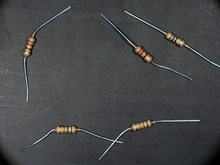
%> input picture images/black_1.png, 220 x 165 px, shrunk from 1280 x 960 before the run, given in place of white_30.png, which was not available
$ octave testall.m   (GNU Octave 9; MATLAB toolbox functions it lacks are replaced by stand-ins)
%> lines starting %> are read from the running program, lines starting %| are printed output that depends on the picture; in (x1, y1, x2, y2) boxes, pixels count from 0 and x2, y2 are one past the last pixel; in counts of white or black regions, pixels touching at a corner belong together; the program's own positions count from 1; pictures that were not available may be replaced by others from this repository, and a replacement may not be noted
### src/DetectResistors.m
function [resistors err] = DetectResistors(imCol, template)
% Function detect resistor in image
% Input:
% - imCol - color image
% - template - template of resistor
% Output:
%

% ======================= Constant =======================
seOpen = strel('square', 5);
seClose = strel('square', 8);
AREA_SIZE = 0.65;               % minimal part of template area is accepted as resistor
Tsat = 0.22;                    % threshold for convert to binary image - saturation from HSV
resL = size(template,2);        % resistor lenght in pixel
resD = size(template,1);        % resistor diameter in pixel
vArea = 30;                     % virtual area, use for matching beetwen template and test subarea, sometimes template is bigger than found area,
vAreaD = 10;                    % virtual area diameter, only for finding potential areas with resistor
wArea = sum(sum(template > 0)); % count of pixel in resistor
err = 0;

resistors = struct('resistor',[],'value',[],'center',[],'angle',[],'mask',[],'boundary',[],'lblPos',[],'lblRot',[]);

% ========= Detection big area in image from HSV ==========
Ihsv = rgb2hsv(imCol);
imBin = Ihsv(:,:,2) > Tsat;     % From saturation
imBin = imopen(imBin, seOpen);
imBin = imclose(imBin, seClose);

% Detecting and filtering area
areasLabel = bwlabel(imBin);
s  = regionprops(areasLabel,'BoundingBox');
box = cat(1, s.BoundingBox);

% Find only big area
areaIndex = 0;
for i = 1:length(s)
    areaSize = sort(box(i,3:4),'descend');

    % Get area from image and count object pixel
    areaX = round(box(i,3));
    areaY = round(box(i,4));
    area = zeros(areaY, areaX);
    area(1:areaY, 1:areaX) = imBin(round(box(i,2)):round(box(i,2)+areaY-1), round(box(i,1)):round(box(i,1)+areaX-1));
    tArea = sum(sum(area));

    % - Area is bigger than area of resistor
    % - Smaller size of box is bigger than diameter of resistor
    % - Object area (sum of white pixels) must be bigger than template
    if (((areaSize(1)+vArea)*(areaSize(2)+vAreaD) > resL*resD) && ((areaSize(2)+vAreaD) > resD) && (tArea > (AREA_SIZE*wArea)))
        areaIndex(end + 1) = i;     % index of area
    end
end

if size(areaIndex,2) == 1
    disp('ERROR: No resistors find');
    err = -1;
    return;
end

areaIndex = areaIndex(2:end);   % first index is not used


% =================== Find resistors =====================
g = 0;
tic
activeTempl = ones(size(template,1),size(template,2));  % mask for rotated resistor, corr calculate only from resistor area, no from blank space
cntrRes = 1;                    % resistor detected counter
for j = 1:length(areaIndex)    % all areas
    iAr = areaIndex(j);
    areaX = round(box(iAr,3));
    areaY = round(box(iAr,4));
    area = zeros(areaY+2*vArea, areaX+2*vArea);
    area(1:areaY, 1:areaX) = imBin(round(box(iAr,2)):round(box(iAr,2)+areaY-1), round(box(iAr,1)):round(box(iAr,1)+areaX-1));   % copy found area from image
    bestCorr = zeros(areaX,areaY,2); % best correlation on the X, Y across fi; save correlation coeficient and fi

    step = 2;           % small step for fangle fi
    bigStep = 10;       % big step for angle fi (very small correlation between
    didBigStep = 0;     % 0 - we have good correlation,
                        % 1 - mismatch size of template and image
                        % 2 - small correlation
    fi = 0;             % angle of rotation
    newFi = 0;          % small correlation, stop shift in x and y position, break this for loop

    while fi < 180      % Angle
        g = g + 1;
        rotTempl = imrotate(template,fi);
        [rotTempl xOff1 xOff2 yOff1 yOff2] = CropBlankSpace(rotTempl);
        templX = size(rotTempl,2);
        templY = size(rotTempl,1);

        if (templX > (areaX+vArea)) || (templY > (areaY+vArea)) % template is in less one size bigger than area, try other rotation
            fi = fi + bigStep;  % bigger step than size of template and image match
            didBigStep = 1;
            continue;
        end

        if(didBigStep == 1)     % size match of template and image match, but is better try smaller angle (bigStep is soo big :)))
             fi = fi - 5;
             didBigStep = 0;
             continue;
        end

        rotActiveTempl = imrotate(activeTempl,fi);
        rotActiveTempl = rotActiveTempl(yOff1+1:end-yOff2,xOff1+1:end-xOff2);

        if (templX >= areaX)
           stepsX = 1;
        else
           stepsX = areaX - templX;
        end

        if (templY >= areaY)
           stepsY = 1;
        else
           stepsY = areaY - templY;
        end

        smallSpace = areaX*areaY < 1.8*(resL*resD); % it is possible more than 1 resister

        y = 1;
        for yy = 1:1:stepsY % y coord
            x = 1;
            for xx = 1:1:stepsX  % x coord
                c = corr2_wb(area(y:(y+templY-1),x:(x+templX-1)),rotTempl,rotActiveTempl);
                if ((c < 0.80) && smallSpace) % small correlation and small space for shifting and improvement of correlation
                    fi = fi + bigStep;
                    didBigStep = 2;
                    newFi = 1;
                    break;
                end

                if(didBigStep == 2)         % goood correlation ;), but is better try smaller angle (bigStep is soo big :)))
                     fi = fi - 5;
                     didBigStep = 0;
                     newFi = 1;
                     break;
                end

                if (bestCorr(x,y,1) < c)
                    bestCorr(x,y,1) = c;
                    bestCorr(x,y,2) = fi;
                end
                x = x + 1;
            end
            if (newFi == 1)
                break;
            end
            y = y + 1;
        end
        if (newFi == 1)
            newFi = 0;
            continue;
        end
        fi = fi + step;
    end

    % cut blank space
    mask = bestCorr(:,:,1) > 0;
    tmpX = sum(mask,2) + 1;
    tmpY = sum(mask,1) + 1;
    bestCorr = bestCorr(1:tmpY,1:tmpX,:);
    [bx by bfi bCorr] = GetCoords(bestCorr, 0.9);

    if bCorr < 0.8  % small correlation, no detect resistor
       continue;
    end

    % Get color resistor in horizontal position
    areaC = zeros(areaY+vArea, areaX+vArea,3,'uint8');
    areaC(1:areaY, 1:areaX, :) = imCol(round(box(iAr,2)):round(box(iAr,2)+areaY-1), round(box(iAr,1)):round(box(iAr,1)+areaX-1),:);   % copy found area from image
    rotTempl = CropBlankSpace(imrotate(template,bfi));
    % casto pada na ruzne rozmery, pokud je spatne nalezen uhel, respektive
    % neni nalzene vubec
    rotRes = imrotate(areaC(by:(by+size(rotTempl,1)-1),bx:(bx+size(rotTempl,2)-1),:),-bfi);
    [ans xOff1 xOff2 yOff1 yOff2] = CropBlankSpace(imrotate(rotTempl,-bfi));
    rotRes = rotRes(yOff1+1:end-yOff2,xOff1+1:end-xOff2,:);


    rotTempl = imrotate(template,bfi);
    rotActiveTempl = imrotate(activeTempl,bfi);
    [rotTempl xOff1 xOff2 yOff1 yOff2] = CropBlankSpace(rotTempl);

    % Center of area with resistor
    cx = round(box(iAr,1))+bx-xOff1+round(size(rotActiveTempl,2)/2);
    cy = round(box(iAr,2))+by-yOff1+round(size(rotActiveTempl,1)/2);

    % Get corner of area with resistor
    crx = zeros(5,1);
    cry = zeros(5,1);
    [ans xOffcr1 xOffcr2 yOffcr1 yOffcr2] = CropBlankSpace(rotActiveTempl);
    % Left corner
    tmpY = find(rotActiveTempl(:,xOffcr1+1)==1);
    crx(1) = xOffcr1+1;
    cry(1) = tmpY(end);

    % Right corner
    tmpY = find(rotActiveTempl(:,end - xOffcr2)==1);
    crx(3) = size(rotActiveTempl,2) - xOffcr1;
    cry(3) = tmpY(1);

    % Top corner
    tmpX = find(rotActiveTempl(yOffcr1+1,:)==1);
    crx(2) = tmpX(1);
    cry(2) = yOffcr1+1;

    % Botton corner
    tmpX = find(rotActiveTempl(end - yOffcr2,:)==1);
    crx(4) = tmpX(end);
    cry(4) = size(rotActiveTempl,1) - yOffcr2;

    crx(5) = crx(1);
    cry(5) = cry(1);

    crx = round(box(iAr,1))+bx-xOff1+crx;
    cry = round(box(iAr,2))+by-yOff1+cry;

    resistors(cntrRes) = struct('resistor',rotRes,'value',[],'center',[cx cy],'angle',bfi,'mask',rotActiveTempl,'boundary',[crx cry],'lblPos',[0 0],'lblRot',0);
    cntrRes = cntrRes + 1;
end
if (cntrRes == 1)   % no resistor found
    err = -1;
end
disp('Total time: ');
toc
disp('Total angle loop: ');
g

### src/LblSpinningEagle.m
function [out] = LblSpinningEagle(resistors, imageSize, lblSize, mode)
% Algorithm "Krouzici orel" ;), try place label around resistor (from
% 270deg). If not free space, than replace resistor with label.
% Input:
% - resistors - structure with resistor parameters
% - imageSize - size of origin image [x y]
% - lblSize - size of label [x y]
% - mode - 0 - labels are placed around resistors,
%          1 - labels are placed over resistor
% Output:
% - out - resistor structure

% image size
imXsize = imageSize(1);
imYsize = imageSize(2);

% label size for font size 20
lblXsize = lblSize(1);
lblYsize = lblSize(2);

% Parameters
ANGLE_STEP = 15;
RADIUS_MIN = 50;
RADIUS_STEP = 50;

testArea = zeros(imYsize,imXsize);

if mode == 0
    % Place mask of all resistor to testArea
    for i=1:length(resistors)
        testArea = testArea | poly2mask(resistors(i).boundary(:,1), resistors(i).boundary(:,2),imYsize, imXsize);
    end

    % Place labels for all resistors
    for i=1:length(resistors)
        foundPlace = 0;
        for radius=RADIUS_MIN:RADIUS_STEP:(imXsize/2)
            for fi=270:ANGLE_STEP:270+360
               x = round(resistors(i).center(1) + radius*sind(fi));
               y = round(resistors(i).center(2) - radius*cosd(fi));

               % will be fit area of label in image ?
               if ((x - lblXsize) < 1) || (x > imXsize) || ((y - lblYsize) < 1) || (y > imYsize)
                  continue;
               end

               % test overlap label with resistors and other labels
               overlap = sum(sum(testArea((y - lblYsize):y,(x - lblXsize):x)));
               if (overlap == 0)
                   testArea((y - lblYsize):y,(x - lblXsize):x) = 1; % draw mask of label to testArea
                   resistors(i).lblPos = [x y];                     % save coordination of label
                   resistors(i).lblRot = 0;
                   foundPlace = 1;
                   break;
               end
            end
            if (foundPlace == 1)
                break;
            end
        end
        if (foundPlace == 1)
            continue;
        else    % Houston, we have problem: no place placement label, replace resistor
            resistors(i) = LabelOverResistor(resistors(i));
        end
    end
else
    for i=1:length(resistors)
        resistors(i) = LabelOverResistor(resistors(i));
    end
end

out = resistors;

% [25 lines left out: function LabelOverResistor, not called in this run]

### src/testall.m
close all;
clear all;
clc;
for i=30:35


    close all;
    poradi = num2str(i)
    cesta= ['../images/white_' poradi '.png'];
% Load images
imCol  = imread(cesta);%imread('../images/black_3.png');
%> imCol is the input picture: size 165x220x3 uint8; mean R, G, B 69, 71.4, 71.9
template = imread('../images/template3.png');
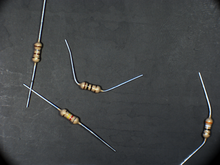
%> input picture images/black_10.png, 220 x 165 px, shrunk from 1280 x 960 before the run, given in place of template3.png, which was not available
%> template is the input picture: size 165x220x3 uint8; mean R, G, B 67.1, 69.8, 70.9

resistors = DetectResistors(imCol,template);
%> in DetectResistors, `wArea = sum(sum(template > 0));`: wArea = [36200 36197 36196]
%> in DetectResistors, `Ihsv = rgb2hsv(imCol);`: Ihsv: size 165x220x3 double; mean H, S, V 0.509, 0.0728, 0.288
%> in DetectResistors, `imBin = Ihsv(:,:,2) > Tsat;`:
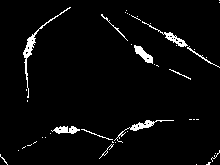
%> imBin: size 165x220 logical; 3.5% white; 45 white regions (35 under 20 px), largest, box (x1, y1, x2, y2) and area: (23, 7, 71, 98) 285, (114, 120, 174, 143) 193, (142, 21, 188, 47) 170
%> in DetectResistors, `imBin = imopen(imBin, seOpen);`:
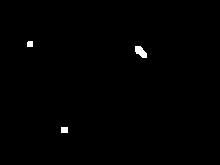
%> imBin: size 165x220 logical; 0.47% white; 3 white regions
%> in DetectResistors, `areasLabel = bwlabel(imBin);`: areasLabel: size 165x220 double; 4 distinct labels, from 0 to 3
%> in DetectResistors, `s  = regionprops(areasLabel,'BoundingBox');`: s = 3 regions; box (x1, y1, x2, y2): (27, 41, 33, 47), (61, 127, 68, 133), (135, 46, 147, 58)
%> in DetectResistors, `box = cat(1, s.BoundingBox);`: box = [27.5 41.5 6 6; 61.5 127.5 7 6; 135.5 46.5 12 12]
%> the loop in DetectResistors, `for i = 1:length(s)` made 3 passes
%> (areaX, areaY, tArea) on passes 1 to 3: (6, 6, 35), (7, 6, 42), (12, 12, 95)

%%
% label size for font size 20
lblSize = [105 50];
imgSize = [size(imCol,2) size(imCol,1)];
%> imgSize = [220 165]

resistors = LblSpinningEagle(resistors,imgSize,lblSize,0);
%> the loop in LblSpinningEagle, `for i=1:length(resistors)` made 1 pass
%> the run ends on the next line
